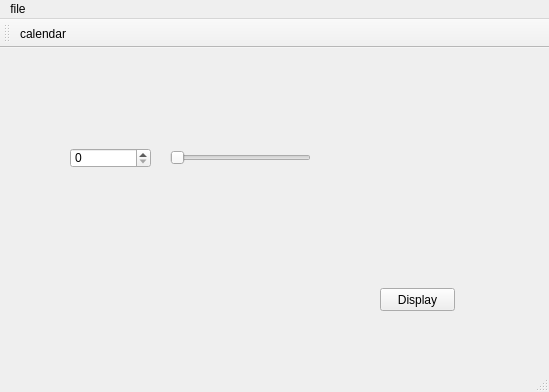
<?xml version="1.0" encoding="UTF-8"?>
<ui version="4.0">
 <class>MainWindow</class>
 <widget class="QMainWindow" name="MainWindow">
  <property name="geometry">
   <rect>
    <x>0</x>
    <y>0</y>
    <width>549</width>
    <height>392</height>
   </rect>
  </property>
  <property name="windowTitle">
   <string>MainWindow</string>
  </property>
  <widget class="QWidget" name="centralWidget">
   <widget class="QLabel" name="label">
    <property name="geometry">
     <rect>
      <x>350</x>
      <y>40</y>
      <width>141</width>
      <height>151</height>
     </rect>
    </property>
    <property name="text">
     <string/>
    </property>
   </widget>
   <widget class="QPushButton" name="pushButton">
    <property name="geometry">
     <rect>
      <x>380</x>
      <y>240</y>
      <width>75</width>
      <height>23</height>
     </rect>
    </property>
    <property name="text">
     <string>Display</string>
    </property>
   </widget>
   <widget class="QSpinBox" name="spinBox">
    <property name="geometry">
     <rect>
      <x>70</x>
      <y>100</y>
      <width>81</width>
      <height>20</height>
     </rect>
    </property>
   </widget>
   <widget class="QSlider" name="horizontalSlider">
    <property name="geometry">
     <rect>
      <x>170</x>
      <y>100</y>
      <width>141</width>
      <height>19</height>
     </rect>
    </property>
    <property name="orientation">
     <enum>Qt::Horizontal</enum>
    </property>
   </widget>
  </widget>
  <widget class="QMenuBar" name="menuBar">
   <property name="geometry">
    <rect>
     <x>0</x>
     <y>0</y>
     <width>549</width>
     <height>21</height>
    </rect>
   </property>
   <widget class="QMenu" name="menuFile">
    <property name="title">
     <string>file</string>
    </property>
    <addaction name="actionNew_window"/>
   </widget>
   <addaction name="menuFile"/>
  </widget>
  <widget class="QToolBar" name="mainToolBar">
   <attribute name="toolBarArea">
    <enum>TopToolBarArea</enum>
   </attribute>
   <attribute name="toolBarBreak">
    <bool>false</bool>
   </attribute>
   <addaction name="actionNew_window"/>
  </widget>
  <widget class="QStatusBar" name="statusBar"/>
  <action name="actionNew_window">
   <property name="text">
    <string>calendar</string>
   </property>
  </action>
 </widget>
 <layoutdefault spacing="6" margin="11"/>
 <resources/>
 <connections/>
</ui>
